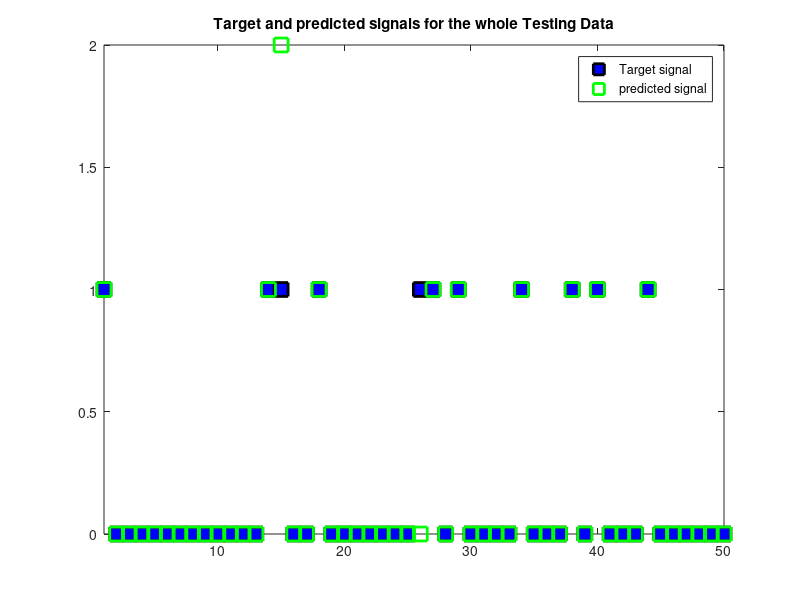
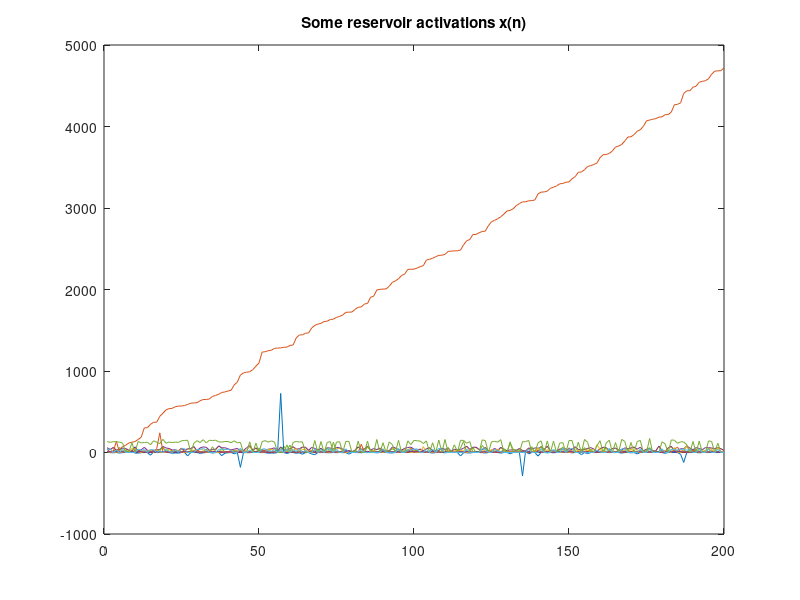
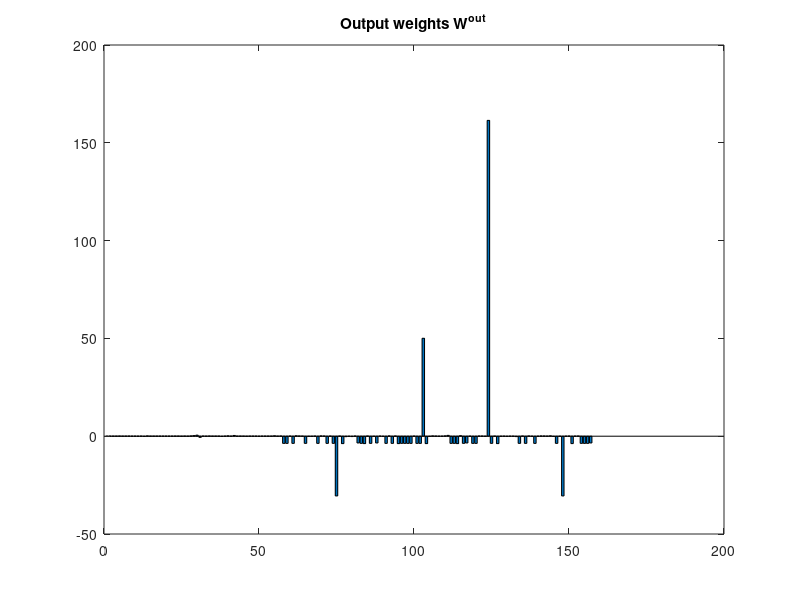

Write the MATLAB code that produced these figures, in order. (Note: this script raises an error after producing the figures.)
function ESN = pattern()
clear
trainLen = 500;
testLen = 305;

data = load('CalproProg_un.csv');
uu1 = data;
data = data(:,1:56);

dim = size(data,2);
inSize = dim; outSize=1;
resSize = 100;
a = 0.5;
rand('seed', 42);
Win=(rand(resSize,1+inSize)-0.8) .* 1;
W  = rand(resSize,resSize)-0.5;
WL1 = (rand(resSize,resSize)-0.5);
WL2 = (rand(resSize,resSize)-0.5);
Wr  = (rand(resSize,1+inSize+resSize)-0.3) ;


disp 'Computing spectral radius...';
opt.disp = 0;
rhoW = abs(eigs(W,1,'LM',opt));
rhoW1 = abs(eigs(WL1,1,'LM',opt));
rhoW2 = abs(eigs(WL2,1,'LM',opt));
disp 'done.'
W = W .* (1.25/rhoW); %optimizing the weights of the reservoir to their
%Wr = Wr .* (1.25/rhoW);
WL1 = WL1 .* ( 1.25 /rhoW1);
WL2 = WL1 .* ( 1.25 /rhoW2);

%spectral radius
X = zeros(1+inSize+resSize,trainLen);
Yt= uu1(1:trainLen,58);
x = zeros(resSize,1);
for t = 1:trainLen
    u = data(t,:)';
    x = (1-a)*x + a* tanh(Win*[1;u] + W*x);
    x = a*x + (1-a)*(tanh(Wr*[1;u;x] + WL1*x));  %Layer 2
    %x = a*x + (1-a)*(tanh(Wr*[1;u;x] + WL2*x));  %Layer 2
    X(:,t) = [1;u;x];
end
reg = 1e-8; %regularization co-efficient
X_T = X';
%size(X)
%size(Yt)
%size(reg*eye(dim+inSize+resSize))
%Wout = Yt' * X_T * inv(X*X_T + reg*eye(dim+inSize+resSize));
Wout = Yt'*pinv(X);
%size(Wout)
%size([1;u;x])
Y = Wout * X_T'

E = sum(Y' - Yt).^2/trainLen
%E = ((E))
disp( ['MSE = ', num2str(E)] );


Y = zeros(outSize,testLen);
u = data(trainLen+1,:)';
Yt1= uu1(501:805,58);
Yt1
pause;
for t = 1:testLen 
	x = (1-a)*x + a*tanh(Win*[1;u] + W*x );
  x = a*x + (1-a)*(tanh(Wr*[1;u;x] + WL1*x));  %Layer 2
	y = Wout* [1;u;x];
	Y(:,t) = y;
	% generative mode:
% 	u = y;
	% this would be a predictive mode:
     if t < testLen
 	u = data(trainLen+t+1,:)';
     end
end
R = round(Y)
size(Y)
size(Yt1)

mse = sum((Y'-Yt1).^2)./testLen;
disp( ['MSE = ', num2str( mse )] );

disp( ['MSE = ', num2str(mse)] );

% plot some signals
figure(1);
plot(Yt1(1:50),'rs','LineWidth',2,...
                'MarkerEdgeColor','k',...
                'MarkerFaceColor','b',...
                'MarkerSize',10)
%plot( Yt1, 'color', 'b','LineWidth',2);
hold on;
%plot( abs(R), 'color', 'r');
plot(R(1:50),'rs','LineWidth',2,...
                'MarkerEdgeColor','g',...
                'MarkerSize',10)
hold off;
axis tight;
title('Target and predicted signals for the whole Testing Data');
legend('Target signal', 'predicted signal');

figure(2);
plot(X(1:20,1:200)');
title('Some reservoir activations x(n)');

figure(3);
bar( Wout' )
title('Output weights W^{out}');

figure(4);
 [X,Y] = perfcurve(Yt1,Y',1);
 plot(X,Y);
%plotroc(Yt1,Y');
end

function vars = sbs(x,y,p,mtype)
 
% function [vars] = sbs (x,y,p,mtype)
% 
% Stepwise backward selection of variables based, at each step,
% on building a model of type 'mtype'. 
% 
% Starting with all the variables, sbs removes the variable which
% leads to the smallest increase in prediction error.
%
% Variable removal stops
% when the new candidate model significantly increases
% the prediction error.
%
% Significance is measured by a partial F-test:
% see p.128 Kleinbaum or p.229 in Numerical Recipes 1996.
%
% If you wish to add your own model type you will need a function
% which returns SSEXP = SSY-SSE and SSE=sum((y-ypred).^2) where
% SSY = sum((y-mean(y)).^2) and ypred is the prediction of that model.
%
% x		inputs
% y		vector of targets
% p		significance level; DEFAULT=0.05
% mtype		model type 'lin'or 'mlp'; DEFAULT='lin'
%
% vars		selected variables 
  
if nargin < 2, error('Error in sfs: at least two arguments required'); end
if nargin < 3 | isempty(p), p=0.05; end
if nargin < 4 | isempty(mtype), mtype='lin'; end

nvars=size(x,2);
N=size(x,1);

% Assign variable list, v, to include all variables
v=[1:1:nvars];
[w,old_ssexp,old_sse] = sfslin (x(:,v),y);

for i=2:nvars,
  nm=length(v);
  % Get next nm models by removing each of selected variables in turn
  for j=1:nm,
	vars=remove_var (j,v);
	switch mtype
	 case 'lin',
	  %[model(j).w,model(j).ssexp,model(j).sse] = sfslin (x(:,vars),y);
	  [w,ssexp,sse] = sfslin (x(:,vars),y);
	  model(j).w=w;
	  model(j).ssexp=ssexp;
	  model(j).sse=sse;
	  model(j).vars=vars;
	 case 'mlp',
	  disp('Error in sbs: mlp model not yet implemented');
	  vars=[];
	  return
	 otherwise,
	  disp('Error in sbs: unknown model type');
	  vars=[];
	  return
	end
  end
  % Find best new model - this suggests removing variable 'worst'
  [tmp,worst]=max([model(1:nm).ssexp]);
  
  % Get p-value for new model
  k=length(v)-1;  

  [tmp,pval] = partialf(old_ssexp,old_sse,model(worst).ssexp,N,k);

  % Remove feature if it doesn't make a significant difference
  if pval > p
    %disp(sprintf('Removing variable %d, p=%1.4f',v(worst),pval));
    v=model(worst).vars;
    old_ssexp=model(worst).ssexp;
    old_sse=model(worst).sse;
  else
    vars=v;
    break
  end
end

end

function [w,ssexp,sse] = sfslin (x,y)

% function [w,ssexp,sse] = sfslin (x,y)
% Linear regression model
% x		inputs
% y		targets
%
% w		weight vector
% ssexp         sum of squares explained by model (ssy - sse)
% sse           sum of squared errors from model

n=size(x,1);
xx=[x, ones(n,1)];
y=y(:);

% w(n+1) will be bias term
w=pinv(xx)*y;

w=w(:);
xx=[x,ones(n,1)];
ypred=xx*w;

my=mean(y);
ssy=sum((y-my).^2);
sse=sum((y-ypred).^2);
ssexp=ssy-sse;
end

function [vars] = remove_var (j,v)

% function [vars] = remove_var (j,v)
% Remove jth entry from list
% j		variable to remove
% v		list of variables 
  
nv=length(v);

vars=[];
for i=1:nv,
	if ~(i==j)
	  vars=[vars, v(i)];
	end
end
end

function [f,p] = partialf (ssexp,sse,ssexpold,n,k)

% function [f,p] = partialf (ssexp,sse,ssexpold,n,k)
% Calculate partial f statistic 
% see p.128 Kleinbaum and p.229 Press
% ssexp		sum of squares explained by model (ssy - sse)
% sse		sum of squared errors from model
% ssexpold	sum of squares explained by old model (ssy-sseold)
% n		number of data points
% k		number of variables in old model
%
% f		partial f statistic
% p		significance of partial f statistic
  
if ((ssexp-ssexpold)==0 | sse==0)
        f=0;
	p=1;
else
        f = ((ssexp-ssexpold)*(n-k-2))/sse;
	p=ppartialf(f,n,k);
end

end

function [p] = ppartialf (f,n,k)

% function [p] = ppartialf (f,n,k)
% Calculate significance of partial f statistic 
% see p.128 Kleinbaum and p.229 Press
% f		partial f statistic
% n		number of data points
% k		number of variables in old model
%
% p		p value
  
if (f < 0.0)
      % Negative f will create x>1.0 thus causing 
      % an error in the betai routine 
	p=1;
else 
        v1=1;
        v2=n-k-2;
        x=v2/(v2+f*v1);
        if (x<0.0 | x>1.0)
              disp('Error in ppartialf: x must be between 0 and 1');
	end      
        p=betainc(x,v2/2,v1/2);
end


end